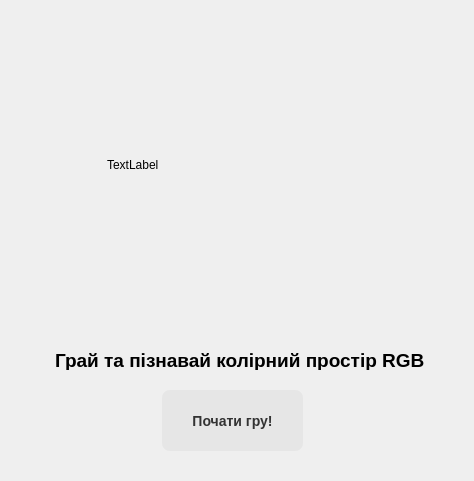
<?xml version="1.0" encoding="UTF-8"?>
<ui version="4.0">
 <class>StartWindow</class>
 <widget class="QWidget" name="StartWindow">
  <property name="geometry">
   <rect>
    <x>0</x>
    <y>0</y>
    <width>474</width>
    <height>481</height>
   </rect>
  </property>
  <property name="minimumSize">
   <size>
    <width>474</width>
    <height>481</height>
   </size>
  </property>
  <property name="maximumSize">
   <size>
    <width>474</width>
    <height>481</height>
   </size>
  </property>
  <property name="windowTitle">
   <string>Form</string>
  </property>
  <widget class="QPushButton" name="pushButton">
   <property name="geometry">
    <rect>
     <x>162</x>
     <y>390</y>
     <width>141</width>
     <height>61</height>
    </rect>
   </property>
   <property name="font">
    <font>
     <family>Arial</family>
     <pointsize>-1</pointsize>
     <bold>true</bold>
    </font>
   </property>
   <property name="styleSheet">
    <string notr="true">  background-color: rgba(51, 51, 51, 0.05);
  border-radius: 8px;
  border-width: 0;
  color: #333333;
  cursor: pointer;
  display: inline-block;
  font-size: 14px;
  line-height: 20px;
  list-style: none;
  margin: 0;
  padding: 10px 12px;
  text-align: center;
  transition: all 200ms;
  vertical-align: baseline;
  white-space: nowrap;
  user-select: none;
  -webkit-user-select: none;
  touch-action: manipulation;
  shadow: 10px;
</string>
   </property>
   <property name="text">
    <string>Почати гру!</string>
   </property>
  </widget>
  <widget class="QLabel" name="label">
   <property name="geometry">
    <rect>
     <x>107</x>
     <y>40</y>
     <width>250</width>
     <height>250</height>
    </rect>
   </property>
   <property name="text">
    <string>TextLabel</string>
   </property>
  </widget>
  <widget class="QLabel" name="label_2">
   <property name="geometry">
    <rect>
     <x>55</x>
     <y>350</y>
     <width>371</width>
     <height>20</height>
    </rect>
   </property>
   <property name="font">
    <font>
     <family>Arial</family>
     <pointsize>14</pointsize>
     <bold>true</bold>
    </font>
   </property>
   <property name="text">
    <string>Грай та пізнавай колірний простір RGB</string>
   </property>
  </widget>
 </widget>
 <resources/>
 <connections/>
</ui>
